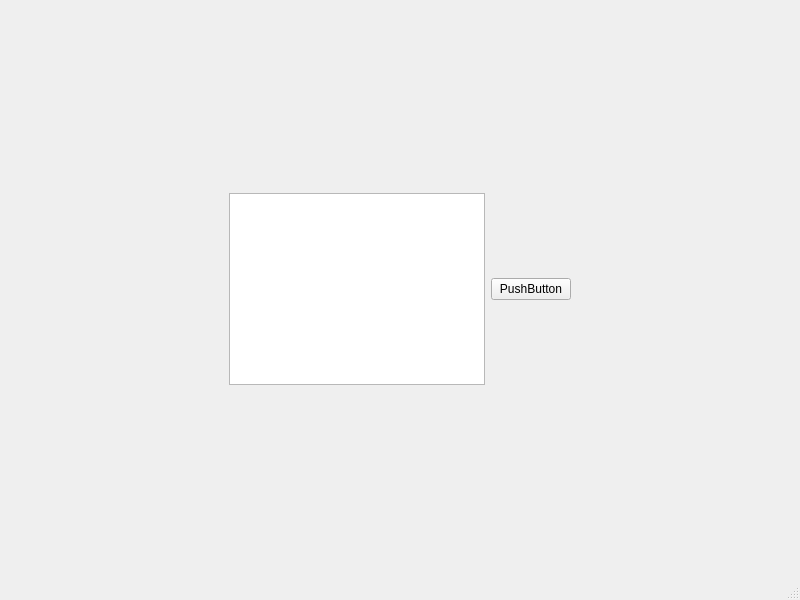
<?xml version="1.0" encoding="UTF-8"?>
<ui version="4.0">
 <class>MainWindow</class>
 <widget class="QMainWindow" name="MainWindow">
  <property name="geometry">
   <rect>
    <x>0</x>
    <y>0</y>
    <width>800</width>
    <height>600</height>
   </rect>
  </property>
  <property name="windowTitle">
   <string>MainWindow</string>
  </property>
  <widget class="QWidget" name="centralwidget">
   <layout class="QGridLayout" name="gridLayout">
    <item row="1" column="1">
     <widget class="QPlainTextEdit" name="plainTextEdit"/>
    </item>
    <item row="1" column="0">
     <spacer name="horizontalSpacer">
      <property name="orientation">
       <enum>Qt::Horizontal</enum>
      </property>
      <property name="sizeHint" stdset="0">
       <size>
        <width>40</width>
        <height>20</height>
       </size>
      </property>
     </spacer>
    </item>
    <item row="2" column="1">
     <spacer name="verticalSpacer">
      <property name="orientation">
       <enum>Qt::Vertical</enum>
      </property>
      <property name="sizeHint" stdset="0">
       <size>
        <width>20</width>
        <height>40</height>
       </size>
      </property>
     </spacer>
    </item>
    <item row="0" column="1">
     <spacer name="verticalSpacer_2">
      <property name="orientation">
       <enum>Qt::Vertical</enum>
      </property>
      <property name="sizeHint" stdset="0">
       <size>
        <width>20</width>
        <height>40</height>
       </size>
      </property>
     </spacer>
    </item>
    <item row="1" column="3">
     <spacer name="horizontalSpacer_2">
      <property name="orientation">
       <enum>Qt::Horizontal</enum>
      </property>
      <property name="sizeHint" stdset="0">
       <size>
        <width>40</width>
        <height>20</height>
       </size>
      </property>
     </spacer>
    </item>
    <item row="1" column="2">
     <widget class="QPushButton" name="pushButton">
      <property name="text">
       <string>PushButton</string>
      </property>
     </widget>
    </item>
   </layout>
  </widget>
  <widget class="QMenuBar" name="menubar">
   <property name="geometry">
    <rect>
     <x>0</x>
     <y>0</y>
     <width>800</width>
     <height>22</height>
    </rect>
   </property>
  </widget>
  <widget class="QStatusBar" name="statusbar"/>
 </widget>
 <resources/>
 <connections/>
</ui>
